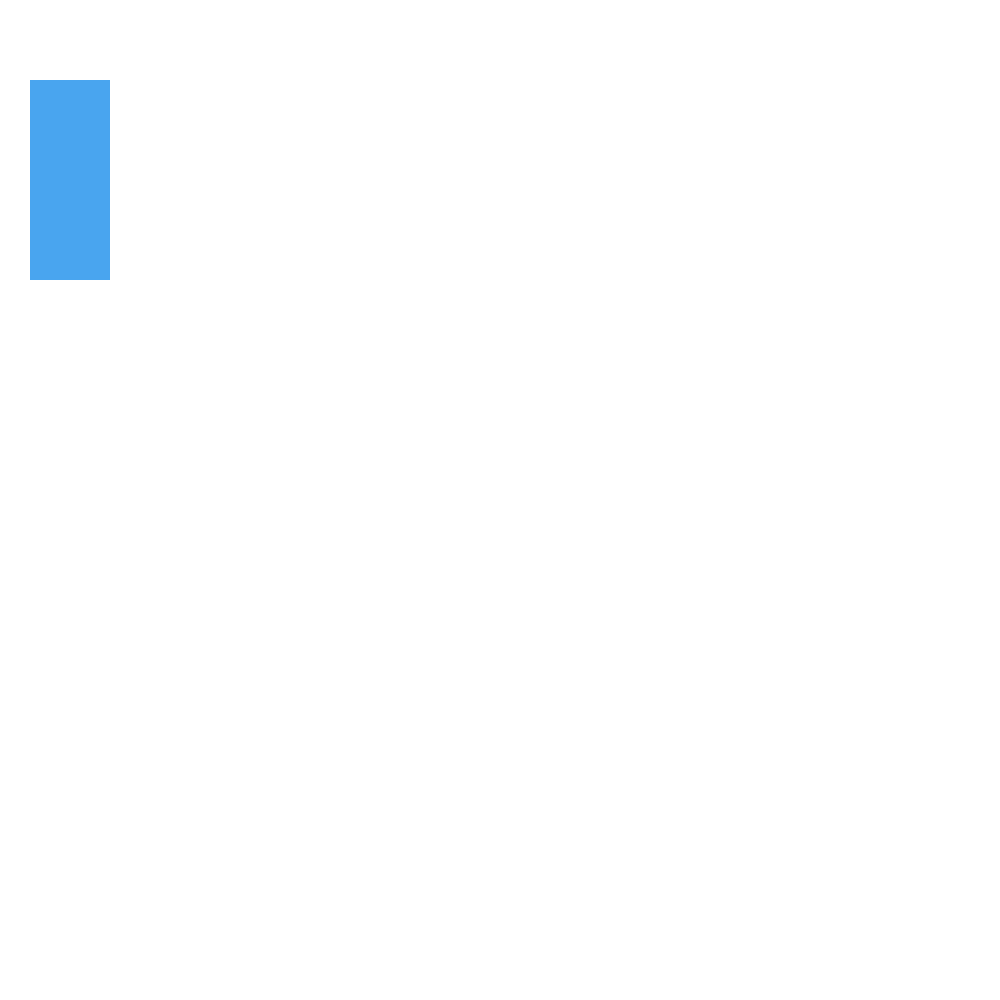
Frame 1 (no input)
Frame 60 (no input): identical to frame 1, image omitted
Frame 120 (the mouse pressed at the canvas centre since frame 60): identical to frame 1, image omitted

The p5.js sketch that drew this single still picture (run headless with seeded random() and noise() and a simulated clock; from frame 60 on, the mouse is pressed at the canvas centre):

// p5.js sketch
// ── sketch.js
let spring;
let blue, darkBlue;
function setup() {
    createCanvas(1000,1000);

    // Create a new instance of the spring object
    spring = new Spring(30,80);

    rectMode(CORNERS);
}

function draw() {
    background(255);
    rectMode(CORNERS);

    spring.update(); // Any calculations for spring position
    spring.display(); // Draw the spring
}

// Spring class
function Spring(x, y) {
    this.xPos = x;
    this.yPos = y;
    this.dampening = 0.025;
    this.tension = 0.025; // k

    this.springHeight = 200;
    this.springWidth = 80;

    this.height = this.springHeight;
    this.targetHeight = this.springHeight;
    this.speed = 0;

    this.update = function() {

        this.displacement = this.targetHeight - this.height;
        this.speed += (this.tension * this.displacement) - (this.dampening * this.speed);
        this.height += this.speed;

        this.x1  = this.xPos;
        this.y1 = this.yPos + this.targetHeight - this.height;
        this.x2 = this.x1 + this.springWidth;
        this.y2 = this.yPos + this.targetHeight;

    }

    this.display = function() {
        noStroke();
        blue = color(73, 165,239);
        darkBlue = color(1, 137, 247);
        fill(blue)
        rect(this.x1, this.y1, this.x2, this.y2);
        // fill(darkBlue);
        // triangle(this.x1, this.y1, this.x1, this.y2, this.x2, this.y2)
        // fill(blue);
        // triangle(this.x1, this.y1, this.x2, this.y1, this.x2, this.y2)
    }
}

function mousePressed() {
    console.log(mouseX, mouseY);
    if (mouseX >= spring.x1 && mouseX <= spring.x2) {
        spring.speed = -10;
    }
    // console.log('target height', spring.targetHeight,
    //             'height', spring.height,
    //             'ypos', spring.yPos,
    //             'y1', spring.yPos + spring.targetHeight - spring.height,
    //             'displacement', spring.displacement,
    //             'speed', spring.speed);
}
